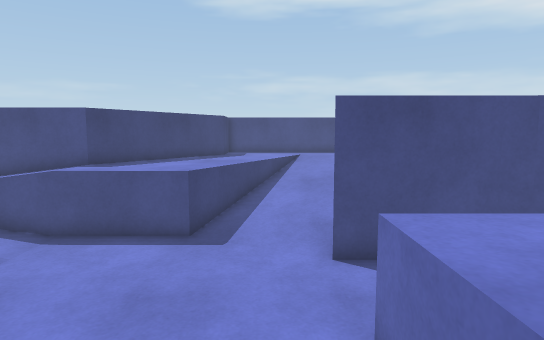
[1] (above)

14 first-person views from a walk through a Gazebo world. The camera is 0.94 m above the floor, tilts 6° down and sees 75° across. The floor is counted in squares, 0.5 m on a side. Each view is taken from the middle of a square. On the plan, view 1 faces up. The plan holds only what a view shows up to about 18 squares ahead; the rest is blank. Robots are left out.

[2]
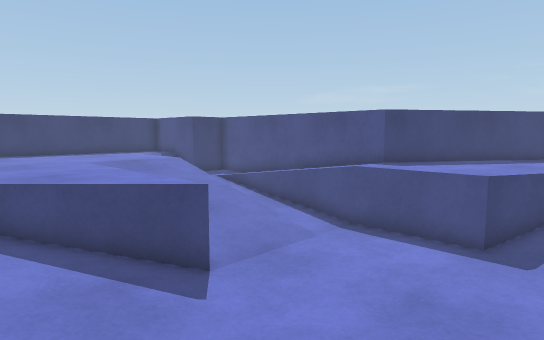

[3]
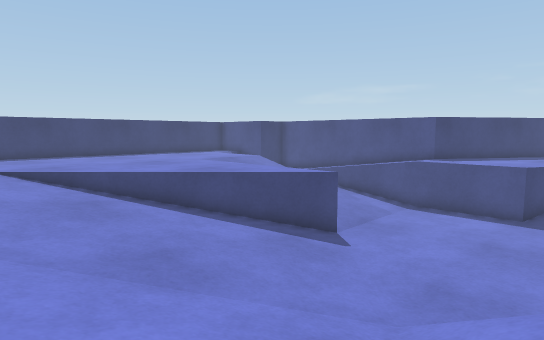

[4]
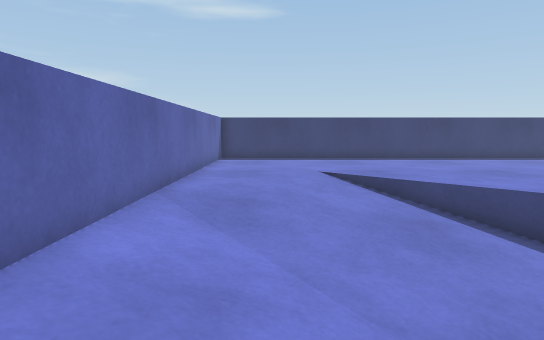

[5]
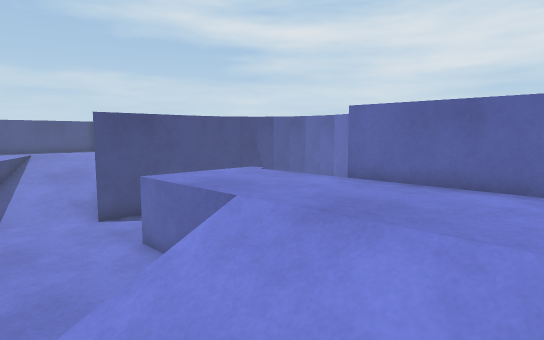

[6]
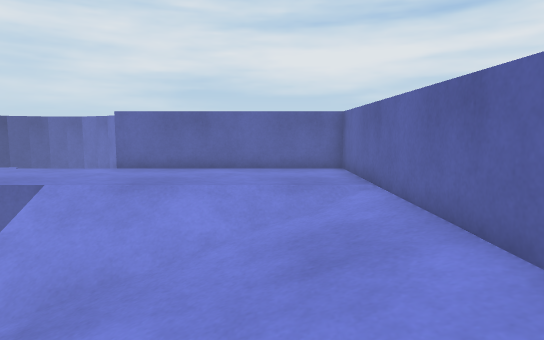

[7]
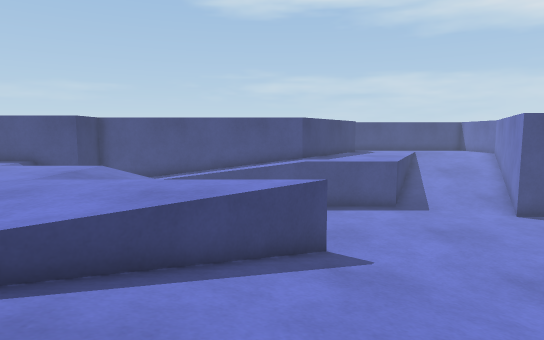

[8]
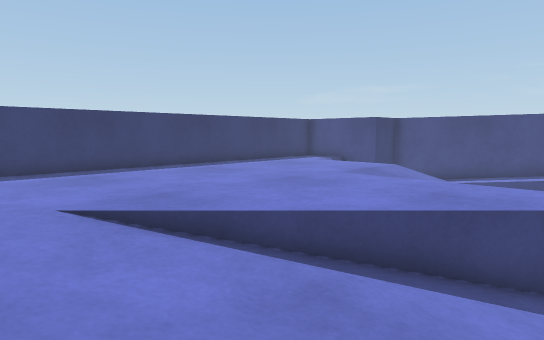

[9]
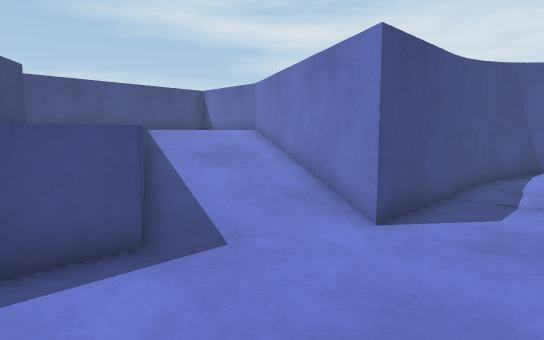

[10]
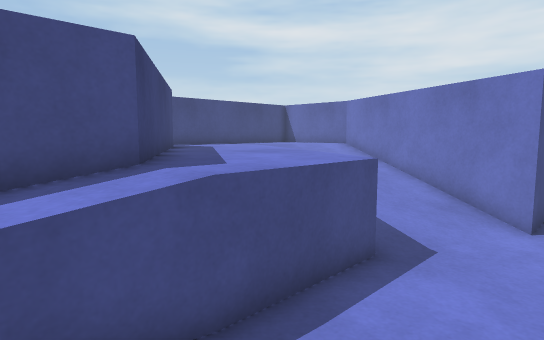

[11]
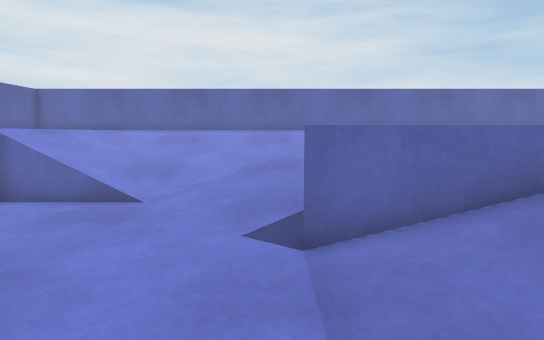

[12]
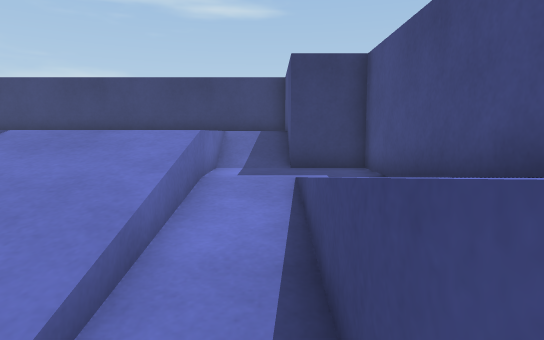

[13]
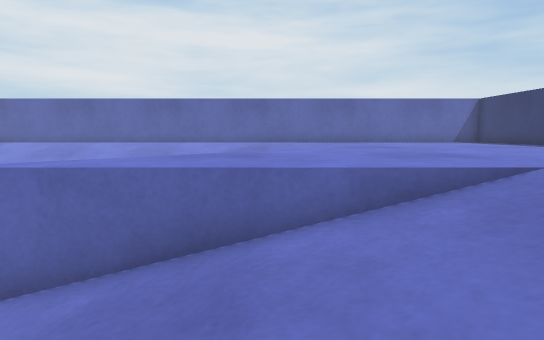

[14]
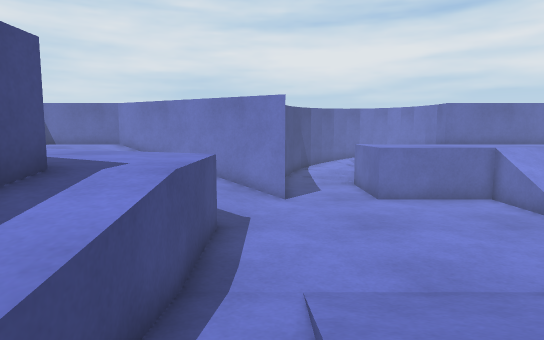

### Floor plan
Key: @ floor where view 1 was taken; # wall or solid block; . main floor; - floor 0.25 m lower than the main floor; _ floor 0.5 m lower than the main floor; < floor 0.75 m lower than the main floor; ( floor 1 m lower than the main floor; / step, stairs or slope; = window, fence, low wall or low ledge; v drop or lower ground.
Columns run from 21 left of view 1 to 9 right of it. Each row starts with its distance up from view 1.
 21                    ========
 20                      ...   =
 19                   =....... =
 18                   =....-.. =
 17                  =..../---.=
 16                  =...._---=v
 15                 =....____-#
 14                =.....<___#v
 13      ########===....<<<<_#
 12     #______----.....(<<<#v
 11  ==##______----....((((<#
 10 = .-___<<<<((((((((((((#v
  9 = .-___<<<<((((((((((((#####
  8 =......--__<<(((((((((((((((vv
  7 =......--__<<((((((((((((((((#v
  6 =......--__<<(((((((((((((((  #
  5 =......--__<<((((((((((=(((<==#
  4 =..............((((((((....-  #
  3 =.............(((((((((....   #
  2 =............<(((((((((....  #v
  1 =...........<<<((((((((....
  0 =.........._<<<<((((/@-....=
 -1 =.........___<<<<(((//-....=
 -2 =......./-____<<<<<<</-....=
 -3 =.......---____<<<<<</-....=
 -4 =.......----__________-....=
 -5 =........----_________-....=
 -6 =.........-------------....=
 -7 =..........------------....=
 -8  ==========================

Positions as (right, up) in squares from view 1, and headings:
1: (0, 0), facing up
2: (0, 0), facing up-left
3: (0, -5), facing up-left
4: (-3, -5), facing left
5: (-3, -5), facing up-right
6: (-7, -5), facing right
7: (-8, -5), facing up
8: (-8, -5), facing up-left
9: (-5, 5), facing up-right
10: (-9, 7), facing up-right
11: (-6, 10), facing down
12: (-7, 10), facing left
13: (-11, 9), facing down
14: (-12, 9), facing right
